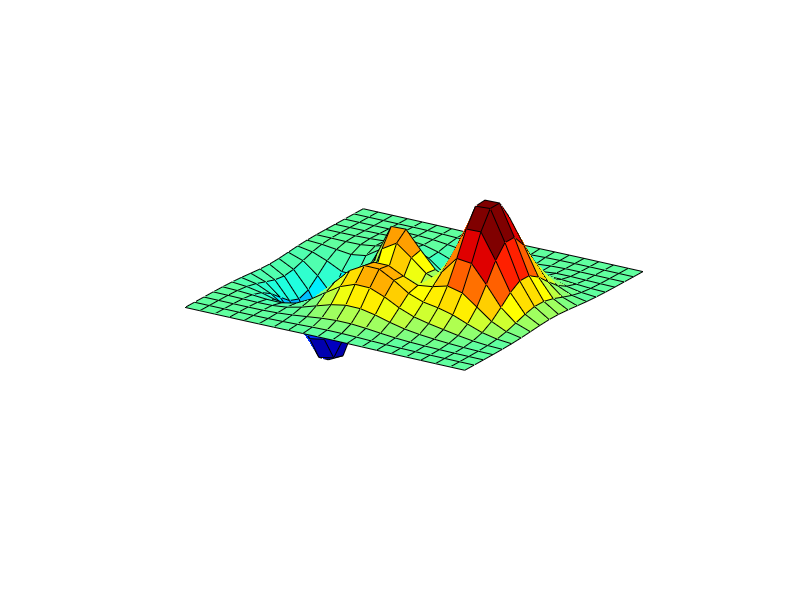

This figure's MATLAB source:
clear all;
close all;
[x,y,z]=peaks(20);
figure;
h=surf(x,y,z);
colormap(jet);
axis off;
n=200;
for i=1:n;
    rotate(h,[0 0 1],10);
    mv(:,i)=getframe;
end
movie(mv,1,10)
